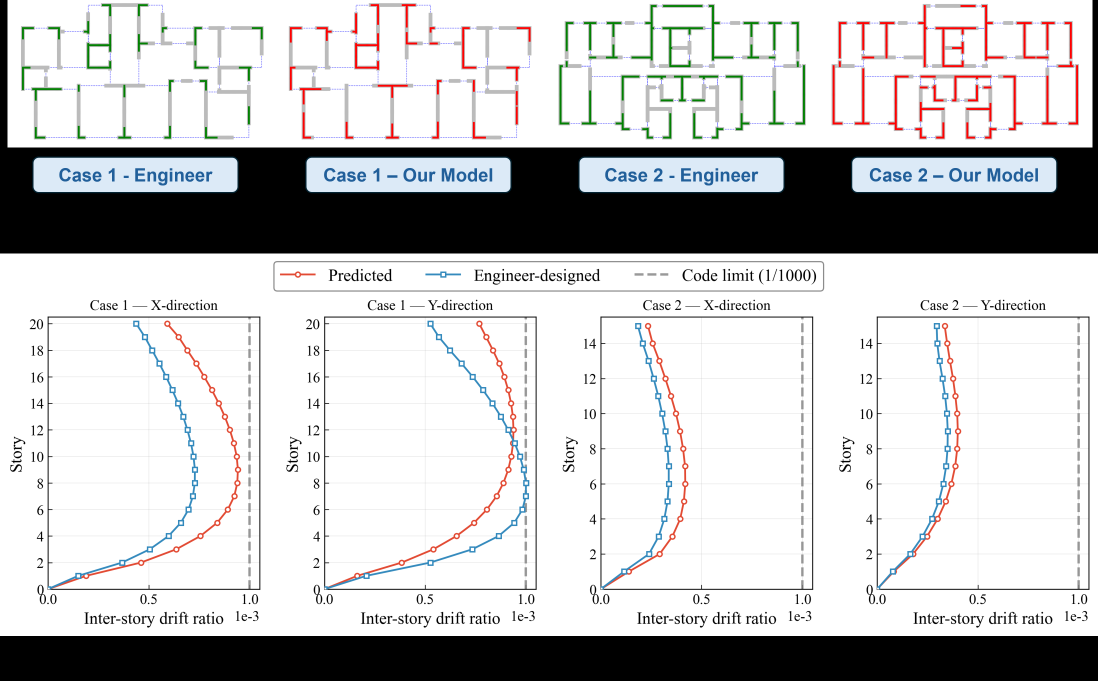
#> input picture paper/latex/figs/case_study.png, 4389 x 2724 px (shown at 1/4 size)
$ python -i build_dataset.py   (imports and definitions only)
#> lines starting #> are read from the running program, lines starting #| are printed output that depends on the picture; after the words box and inside, x2 and y2 are one past the last pixel; in counts of white or black regions, pixels touching at a corner belong together
import argparse
import json
import os
from multiprocessing import Pool, cpu_count
from pathlib import Path

import cv2
import numpy as np
from analyze_color2 import analyze_line_colors
from extract_lines_parallel import (
    clean_lines,
    extract_lines,
    find_endpoints,
    find_intersections,
    merge_close_endpoints,
    merge_close_horizontal_lines,
    merge_close_vertical_lines,
    split_lines_at_intersections,
)
from tqdm import tqdm


def scale_and_pad(img, target_size=(2048, 1024), padding=20):
    """
    将图像缩先放到目标大小（直接缩放），再添加白色边框

    Args:
        img: 输入图像
        target_size: 目标大小 (width, height)
        padding: 边框大小

    Returns:
        处理后的图像
    """
    # 1. 缩放到目标大小
    img_resized = cv2.resize(img, target_size, interpolation=cv2.INTER_NEAREST)

    # 2. 添加白色边框
    img_padded = cv2.copyMakeBorder(
        img_resized, padding, padding, padding, padding, cv2.BORDER_CONSTANT, value=[255, 255, 255]
    )

    return img_padded


def extract_components_from_image(image_path):
    """
    从图像中提取所有线段构件
    返回: red_lines, blue_lines, green_lines, gray_lines (每个都是 [(start, end), ...] 格式)
    """
    # 1. 提取骨架线
    image = cv2.imread(image_path)
#> image is the input picture: shape (2724, 4389, 3); mean B, G, R 197.9, 197.5, 197.6
    # reshape to (2048, 1024) if needed
    if image.shape != (1024, 2048, 3):
        image = scale_and_pad(image)
#> in scale_and_pad, `img_resized = cv2.resize(img, target_size, interpolation=cv2.INTER_NEA..`:
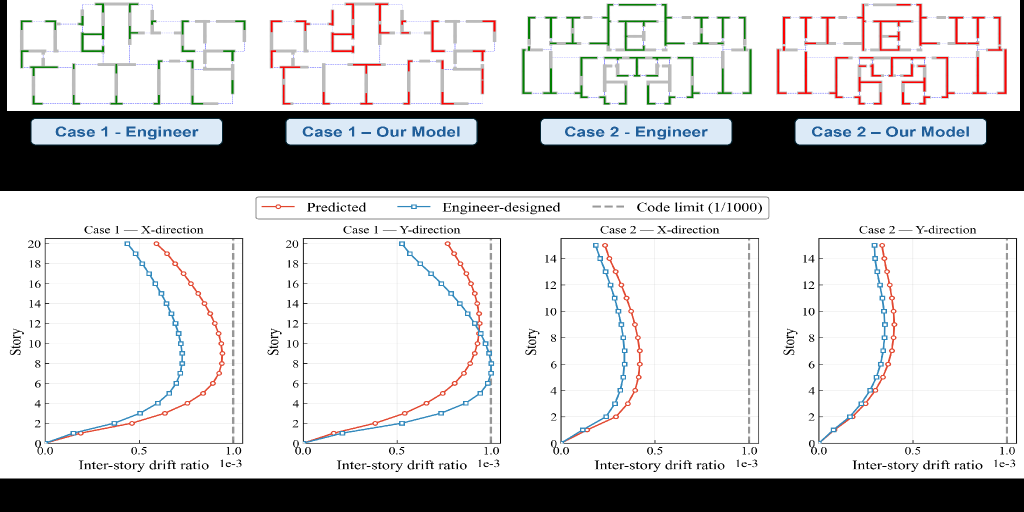
#> img_resized: shape (1024, 2048, 3) (shown at 1/2 size); mean B, G, R 197.9, 197.4, 197.5
    gray = cv2.cvtColor(image, cv2.COLOR_BGR2GRAY)
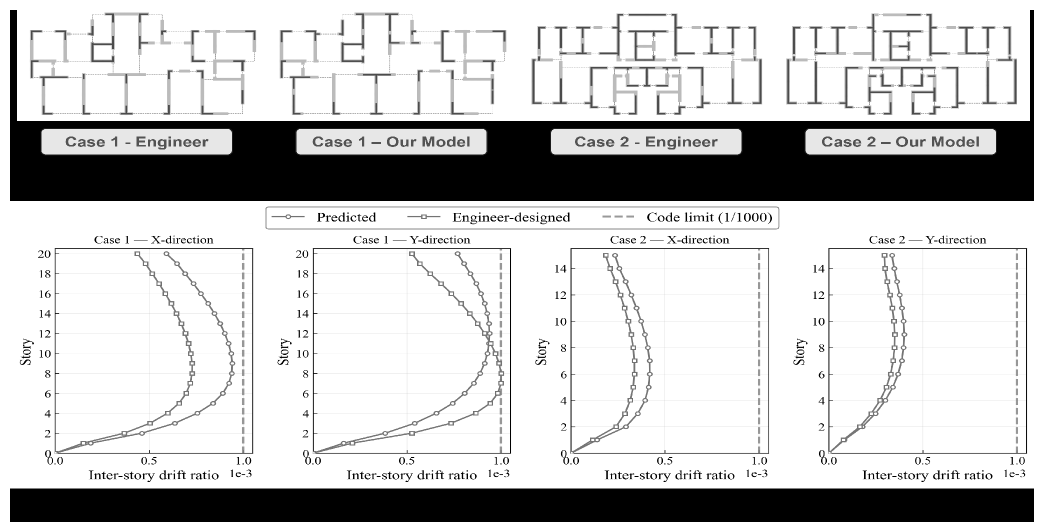
#> gray: shape (1064, 2088) (shown at 1/2 size); min 0, max 255, mean 200.7
    _, binary = cv2.threshold(gray, 200, 255, cv2.THRESH_BINARY_INV)
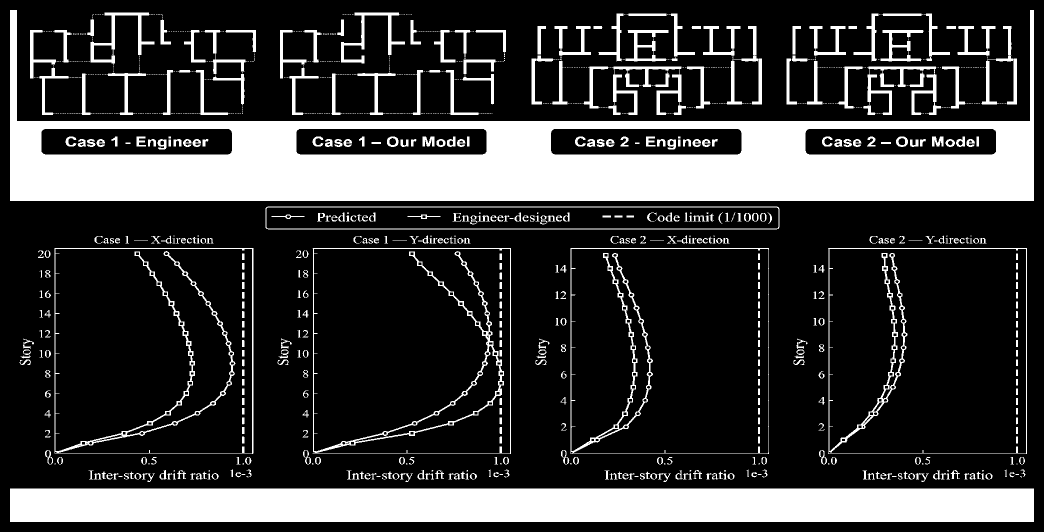
#> binary: shape (1064, 2088) (shown at 1/2 size); 23.5% white; 966 white regions (476 under 20 px), largest, box (x1, y1, x2, y2) and area: (20, 20, 2068, 402) 255160, (20, 977, 2068, 1044) 137216, (109, 496, 507, 908) 8954

    # 定义膨胀核并处理
    kernel = np.ones((3, 3), np.uint8)
    binary = cv2.dilate(binary, kernel, iterations=1)
#> binary: shape (1064, 2088); 28.2% white; 320 white regions (6 under 20 px), largest, box (x1, y1, x2, y2) and area: (19, 19, 2069, 403) 263906, (19, 976, 2069, 1045) 141450, (59, 24, 513, 231) 18859

    # 提取水平和竖直线
    horizontal_kernel = cv2.getStructuringElement(cv2.MORPH_RECT, (10, 1))
    vertical_kernel = cv2.getStructuringElement(cv2.MORPH_RECT, (1, 10))

    horizontal_lines = cv2.morphologyEx(binary, cv2.MORPH_OPEN, horizontal_kernel)
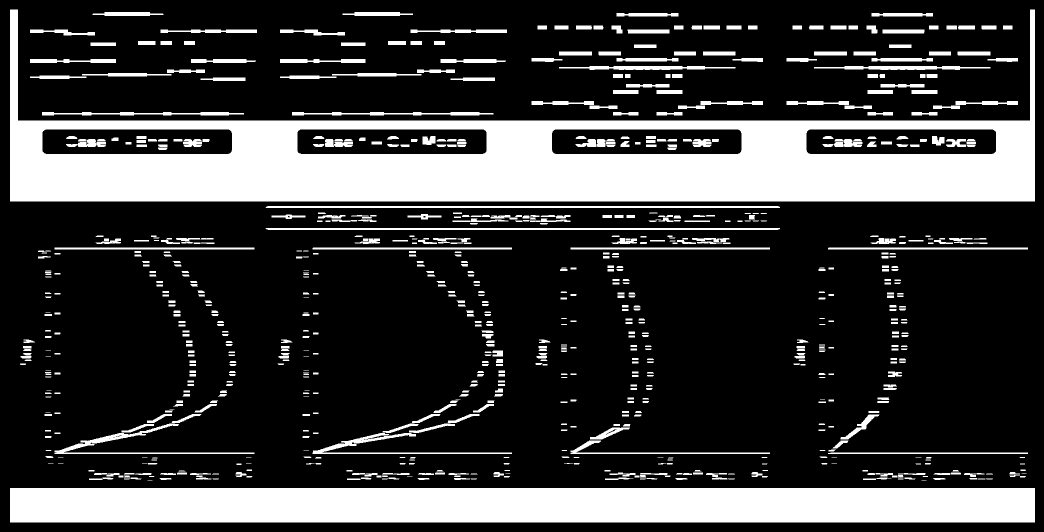
#> horizontal_lines: shape (1064, 2088) (shown at 1/2 size); 23.7% white; 814 white regions (35 under 20 px), largest, box (x1, y1, x2, y2) and area: (20, 19, 2070, 403) 263906, (20, 976, 2070, 1045) 141450, (531, 412, 1560, 416) 4105
    vertical_lines = cv2.morphologyEx(binary, cv2.MORPH_OPEN, vertical_kernel)
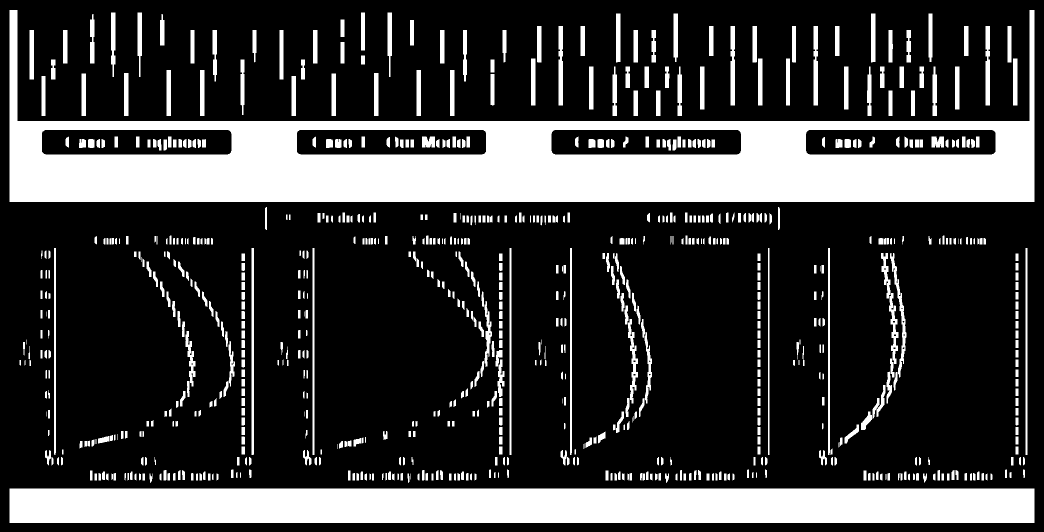
#> vertical_lines: shape (1064, 2088) (shown at 1/2 size); 24.2% white; 813 white regions (22 under 20 px), largest, box (x1, y1, x2, y2) and area: (19, 20, 2069, 404) 263906, (19, 977, 2069, 1046) 141450, (503, 496, 508, 910) 2069
    lines = cv2.bitwise_or(horizontal_lines, vertical_lines)
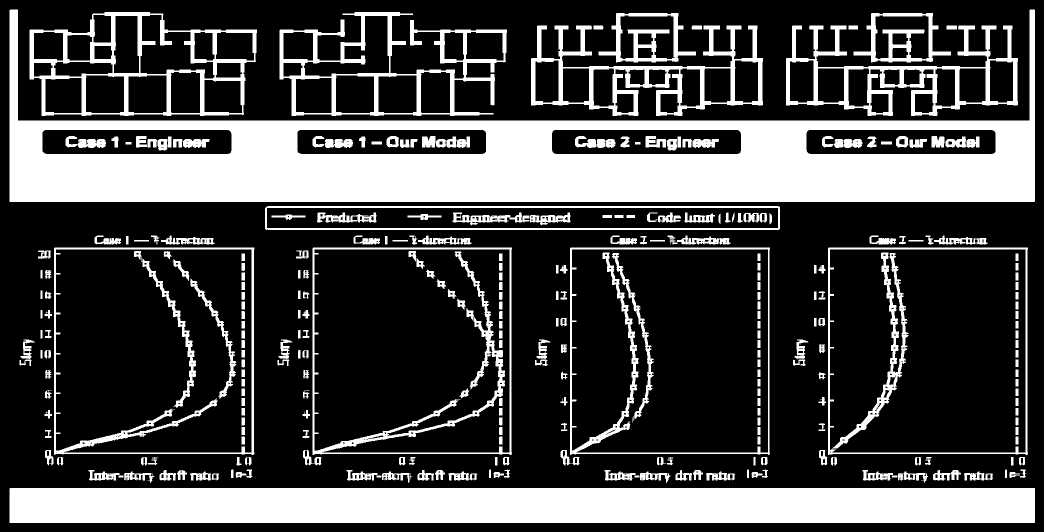
#> lines: shape (1064, 2088) (shown at 1/2 size); 28.2% white; 300 white regions (1 under 20 px), largest, box (x1, y1, x2, y2) and area: (19, 19, 2070, 404) 268230, (19, 976, 2070, 1046) 143568, (59, 24, 514, 232) 19006

    # 骨架化处理
    skeleton = cv2.ximgproc.thinning(lines)
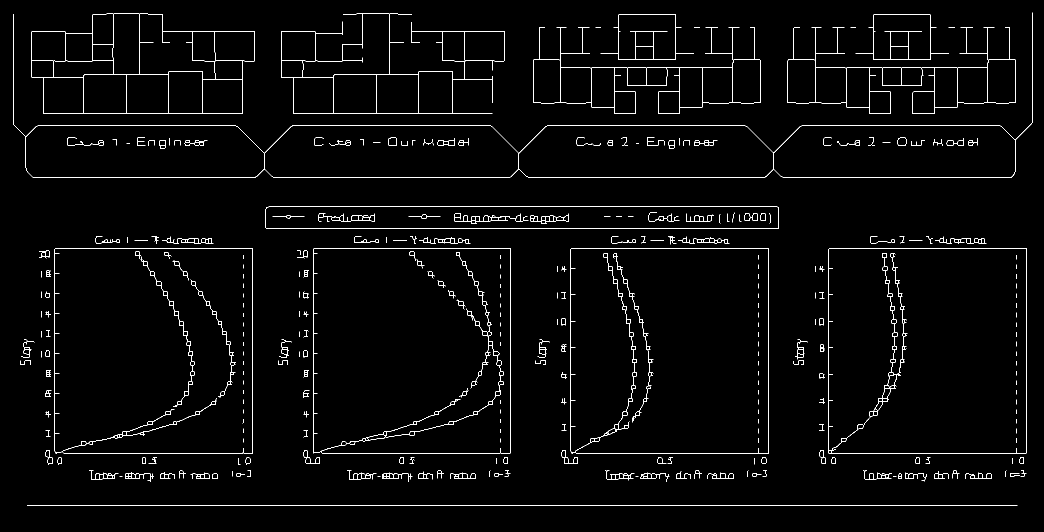
#> skeleton: shape (1064, 2088) (shown at 1/2 size); 2.1% white in thin lines or dots

    # 2. 获取端点坐标
#> (the run stopped early here; a loop or call above may not have finished)

$ run again, on paper/latex/figs/framework.png
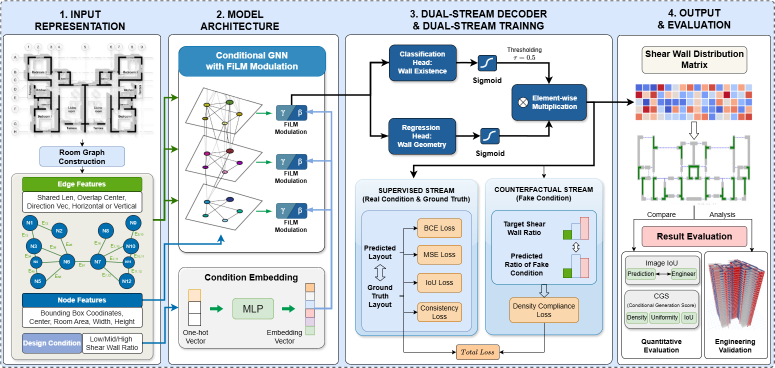
#> input picture paper/latex/figs/framework.png, 1549 x 735 px (shown at 1/2 size)
#> in extract_components_from_image, image is the input picture: shape (735, 1549, 3); mean B, G, R 224.2, 218.7, 211.5
#> in extract_components_from_image, `_, binary = cv2.threshold(gray, 200, 255, cv2.THRESH_BINARY_INV)`:
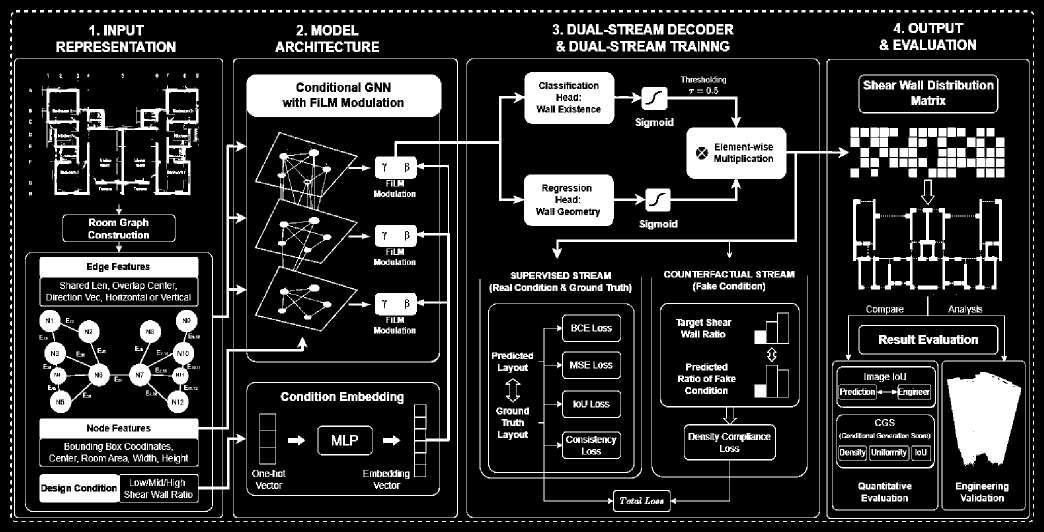
#> binary: shape (1064, 2088) (shown at 1/2 size); 16.7% white; 1329 white regions (461 under 20 px), largest, box (x1, y1, x2, y2) and area: (28, 117, 2059, 1038) 157780, (1894, 744, 2043, 932) 19626, (79, 620, 395, 826) 17748
#> horizontal_lines: shape (1064, 2088); 18.5% white; 915 white regions (42 under 20 px), largest, box (x1, y1, x2, y2) and area: (493, 148, 885, 235) 29133, (998, 348, 1477, 453) 22056, (998, 143, 1477, 249) 21992
#> vertical_lines: shape (1064, 2088); 18.8% white; 1236 white regions (40 under 20 px), largest, box (x1, y1, x2, y2) and area: (492, 149, 884, 722) 34632, (1372, 193, 1574, 404) 20920, (1894, 744, 2043, 936) 20455
#> lines: shape (1064, 2088); 24.8% white; 609 white regions (14 under 20 px), largest, box (x1, y1, x2, y2) and area: (27, 116, 2060, 1039) 207542, (78, 619, 402, 828) 23128, (1700, 254, 2011, 357) 21310
#> in extract_components_from_image, `skeleton = cv2.ximgproc.thinning(lines)`:
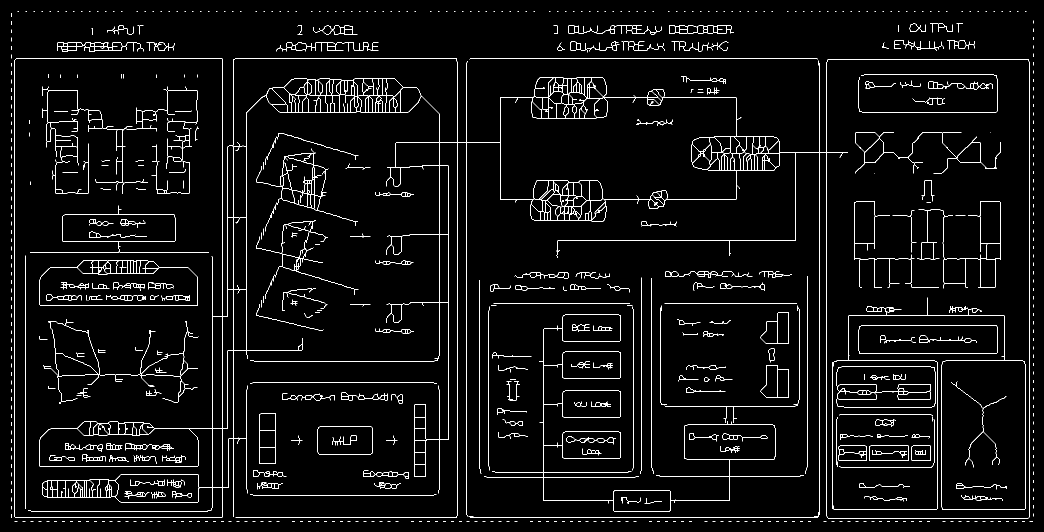
#> skeleton: shape (1064, 2088) (shown at 1/2 size); 3.6% white in thin lines or dots

$ run again, on paper/latex/figs/qual_comparison.png
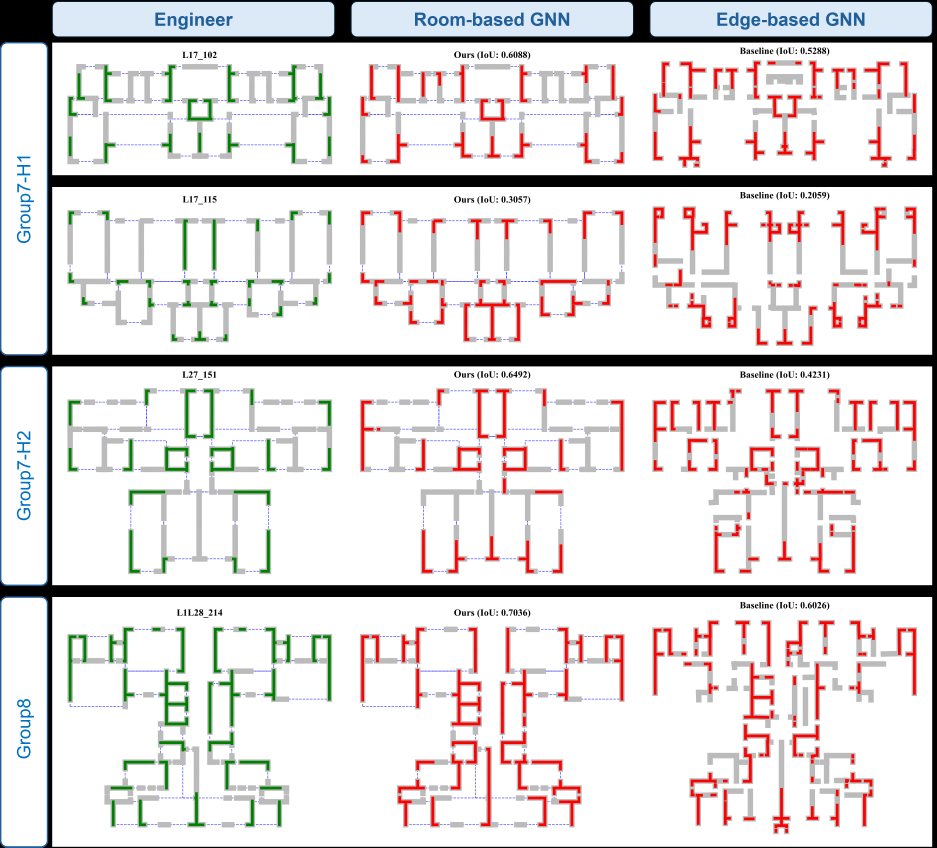
#> input picture paper/latex/figs/qual_comparison.png, 4683 x 4238 px (shown at 1/5 size)
#> in extract_components_from_image, image is the input picture: shape (4238, 4683, 3); mean B, G, R 221.7, 221.6, 226.1
#> in extract_components_from_image, `_, binary = cv2.threshold(gray, 200, 255, cv2.THRESH_BINARY_INV)`:
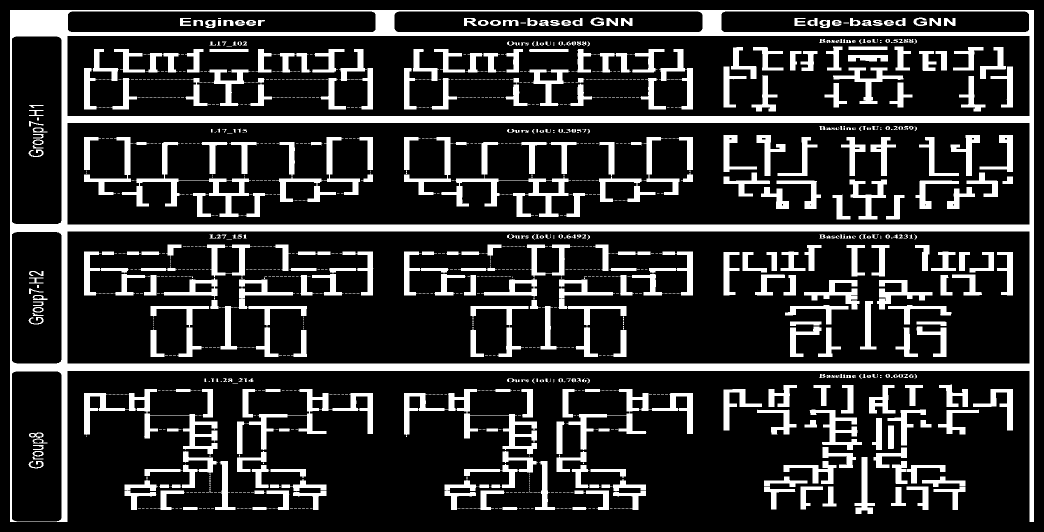
#> binary: shape (1064, 2088) (shown at 1/2 size); 19% white; 1196 white regions (737 under 20 px), largest, box (x1, y1, x2, y2) and area: (20, 20, 2068, 1044) 141616, (808, 778, 1074, 910) 6143, (168, 778, 435, 910) 6088
#> horizontal_lines: shape (1064, 2088); 23.6% white; 332 white regions (2 under 20 px), largest, box (x1, y1, x2, y2) and area: (20, 19, 2070, 1045) 161992, (168, 97, 748, 220) 19472, (168, 348, 748, 435) 12175
#> vertical_lines: shape (1064, 2088); 17.8% white; 526 white regions (13 under 20 px), largest, box (x1, y1, x2, y2) and area: (19, 20, 2069, 1046) 157964, (1150, 828, 1174, 978) 2078, (510, 828, 534, 978) 2007
#> lines: shape (1064, 2088); 25.4% white; 233 white regions, largest, box (x1, y1, x2, y2) and area: (19, 19, 2070, 1046) 177569, (807, 273, 1388, 436) 24552, (167, 273, 748, 436) 24133
#> in extract_components_from_image, `skeleton = cv2.ximgproc.thinning(lines)`:
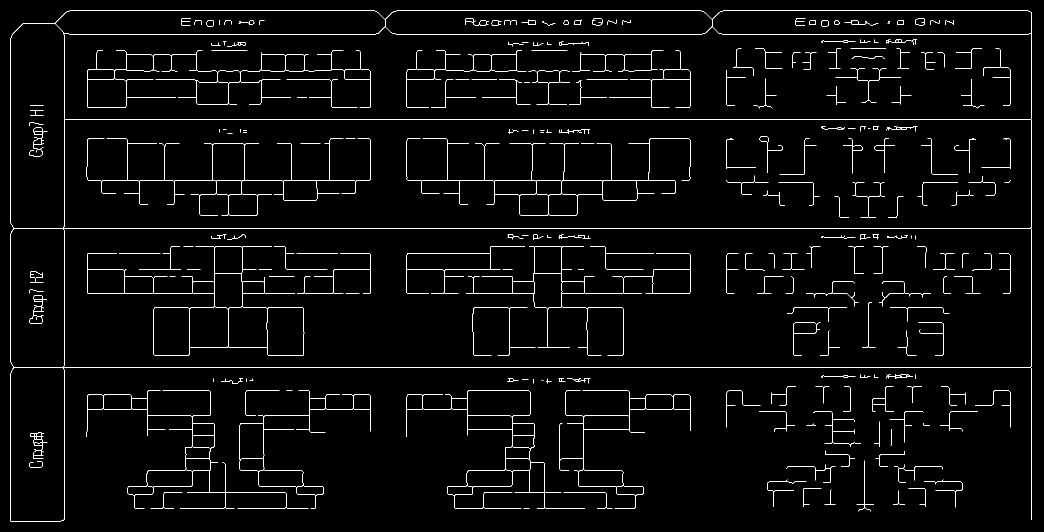
#> skeleton: shape (1064, 2088) (shown at 1/2 size); 2.4% white in thin lines or dots
